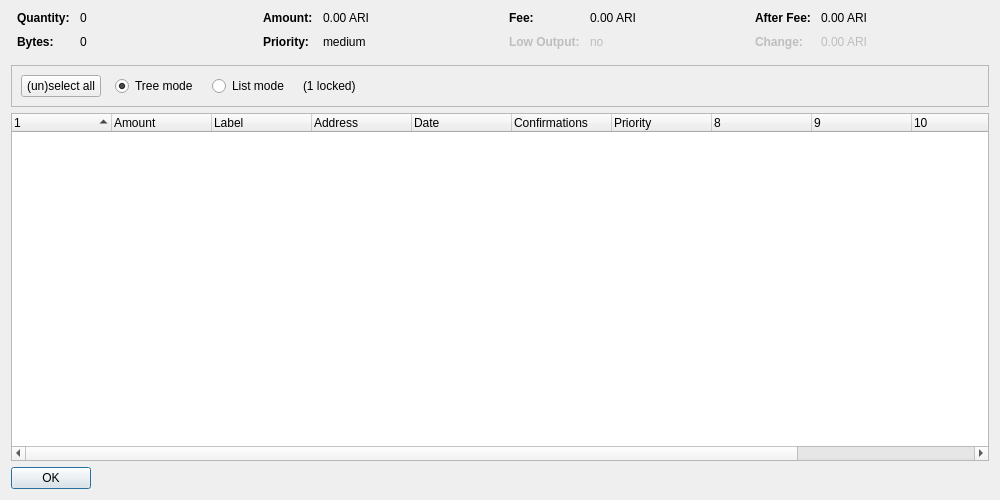
<?xml version="1.0" encoding="UTF-8"?>
<ui version="4.0">
 <class>CoinControlDialog</class>
 <widget class="QDialog" name="CoinControlDialog">
  <property name="geometry">
   <rect>
    <x>0</x>
    <y>0</y>
    <width>1000</width>
    <height>500</height>
   </rect>
  </property>
  <property name="windowTitle">
   <string>Coin Control Address Selection</string>
  </property>
  <layout class="QVBoxLayout" name="verticalLayout">
   <item>
    <layout class="QHBoxLayout" name="horizontalLayoutTop" stretch="0,0,0,0">
     <property name="topMargin">
      <number>0</number>
     </property>
     <property name="bottomMargin">
      <number>10</number>
     </property>
     <item>
      <layout class="QFormLayout" name="formLayoutCoinControl1">
       <property name="horizontalSpacing">
        <number>10</number>
       </property>
       <property name="verticalSpacing">
        <number>10</number>
       </property>
       <property name="leftMargin">
        <number>6</number>
       </property>
       <property name="rightMargin">
        <number>6</number>
       </property>
       <item row="0" column="0">
        <widget class="QLabel" name="labelCoinControlQuantityText">
         <property name="font">
          <font>
           <weight>75</weight>
           <bold>true</bold>
          </font>
         </property>
         <property name="text">
          <string>Quantity:</string>
         </property>
        </widget>
       </item>
       <item row="0" column="1">
        <widget class="QLabel" name="labelCoinControlQuantity">
         <property name="cursor">
          <cursorShape>IBeamCursor</cursorShape>
         </property>
         <property name="contextMenuPolicy">
          <enum>Qt::ActionsContextMenu</enum>
         </property>
         <property name="text">
          <string notr="true">0</string>
         </property>
         <property name="textInteractionFlags">
          <set>Qt::LinksAccessibleByMouse|Qt::TextSelectableByKeyboard|Qt::TextSelectableByMouse</set>
         </property>
        </widget>
       </item>
       <item row="1" column="0">
        <widget class="QLabel" name="labelCoinControlBytesText">
         <property name="font">
          <font>
           <weight>75</weight>
           <bold>true</bold>
          </font>
         </property>
         <property name="text">
          <string>Bytes:</string>
         </property>
        </widget>
       </item>
       <item row="1" column="1">
        <widget class="QLabel" name="labelCoinControlBytes">
         <property name="cursor">
          <cursorShape>IBeamCursor</cursorShape>
         </property>
         <property name="contextMenuPolicy">
          <enum>Qt::ActionsContextMenu</enum>
         </property>
         <property name="text">
          <string notr="true">0</string>
         </property>
         <property name="textInteractionFlags">
          <set>Qt::LinksAccessibleByMouse|Qt::TextSelectableByKeyboard|Qt::TextSelectableByMouse</set>
         </property>
        </widget>
       </item>
      </layout>
     </item>
     <item>
      <layout class="QFormLayout" name="formLayoutCoinControl2">
       <property name="horizontalSpacing">
        <number>10</number>
       </property>
       <property name="verticalSpacing">
        <number>10</number>
       </property>
       <property name="leftMargin">
        <number>6</number>
       </property>
       <property name="rightMargin">
        <number>6</number>
       </property>
       <item row="0" column="0">
        <widget class="QLabel" name="labelCoinControlAmountText">
         <property name="font">
          <font>
           <weight>75</weight>
           <bold>true</bold>
          </font>
         </property>
         <property name="text">
          <string>Amount:</string>
         </property>
        </widget>
       </item>
       <item row="0" column="1">
        <widget class="QLabel" name="labelCoinControlAmount">
         <property name="cursor">
          <cursorShape>IBeamCursor</cursorShape>
         </property>
         <property name="contextMenuPolicy">
          <enum>Qt::ActionsContextMenu</enum>
         </property>
         <property name="text">
          <string notr="true">0.00 ARI</string>
         </property>
         <property name="textInteractionFlags">
          <set>Qt::LinksAccessibleByMouse|Qt::TextSelectableByKeyboard|Qt::TextSelectableByMouse</set>
         </property>
        </widget>
       </item>
       <item row="1" column="0">
        <widget class="QLabel" name="labelCoinControlPriorityText">
         <property name="font">
          <font>
           <weight>75</weight>
           <bold>true</bold>
          </font>
         </property>
         <property name="text">
          <string>Priority:</string>
         </property>
        </widget>
       </item>
       <item row="1" column="1">
        <widget class="QLabel" name="labelCoinControlPriority">
         <property name="cursor">
          <cursorShape>IBeamCursor</cursorShape>
         </property>
         <property name="contextMenuPolicy">
          <enum>Qt::ActionsContextMenu</enum>
         </property>
         <property name="text">
          <string notr="true">medium</string>
         </property>
         <property name="textInteractionFlags">
          <set>Qt::LinksAccessibleByMouse|Qt::TextSelectableByKeyboard|Qt::TextSelectableByMouse</set>
         </property>
        </widget>
       </item>
      </layout>
     </item>
     <item>
      <layout class="QFormLayout" name="formLayoutCoinControl3">
       <property name="horizontalSpacing">
        <number>10</number>
       </property>
       <property name="verticalSpacing">
        <number>10</number>
       </property>
       <property name="leftMargin">
        <number>6</number>
       </property>
       <property name="rightMargin">
        <number>6</number>
       </property>
       <item row="0" column="0">
        <widget class="QLabel" name="labelCoinControlFeeText">
         <property name="font">
          <font>
           <weight>75</weight>
           <bold>true</bold>
          </font>
         </property>
         <property name="text">
          <string>Fee:</string>
         </property>
        </widget>
       </item>
       <item row="0" column="1">
        <widget class="QLabel" name="labelCoinControlFee">
         <property name="cursor">
          <cursorShape>IBeamCursor</cursorShape>
         </property>
         <property name="contextMenuPolicy">
          <enum>Qt::ActionsContextMenu</enum>
         </property>
         <property name="text">
          <string notr="true">0.00 ARI</string>
         </property>
         <property name="textInteractionFlags">
          <set>Qt::LinksAccessibleByMouse|Qt::TextSelectableByKeyboard|Qt::TextSelectableByMouse</set>
         </property>
        </widget>
       </item>
       <item row="1" column="0">
        <widget class="QLabel" name="labelCoinControlLowOutputText">
         <property name="enabled">
          <bool>false</bool>
         </property>
         <property name="font">
          <font>
           <weight>75</weight>
           <bold>true</bold>
          </font>
         </property>
         <property name="text">
          <string>Low Output:</string>
         </property>
        </widget>
       </item>
       <item row="1" column="1">
        <widget class="QLabel" name="labelCoinControlLowOutput">
         <property name="enabled">
          <bool>false</bool>
         </property>
         <property name="cursor">
          <cursorShape>IBeamCursor</cursorShape>
         </property>
         <property name="contextMenuPolicy">
          <enum>Qt::ActionsContextMenu</enum>
         </property>
         <property name="text">
          <string notr="true">no</string>
         </property>
         <property name="textInteractionFlags">
          <set>Qt::LinksAccessibleByMouse|Qt::TextSelectableByKeyboard|Qt::TextSelectableByMouse</set>
         </property>
        </widget>
       </item>
      </layout>
     </item>
     <item>
      <layout class="QFormLayout" name="formLayoutCoinControl4">
       <property name="horizontalSpacing">
        <number>10</number>
       </property>
       <property name="verticalSpacing">
        <number>10</number>
       </property>
       <property name="leftMargin">
        <number>6</number>
       </property>
       <property name="rightMargin">
        <number>6</number>
       </property>
       <item row="0" column="0">
        <widget class="QLabel" name="labelCoinControlAfterFeeText">
         <property name="font">
          <font>
           <weight>75</weight>
           <bold>true</bold>
          </font>
         </property>
         <property name="text">
          <string>After Fee:</string>
         </property>
        </widget>
       </item>
       <item row="0" column="1">
        <widget class="QLabel" name="labelCoinControlAfterFee">
         <property name="cursor">
          <cursorShape>IBeamCursor</cursorShape>
         </property>
         <property name="contextMenuPolicy">
          <enum>Qt::ActionsContextMenu</enum>
         </property>
         <property name="text">
          <string notr="true">0.00 ARI</string>
         </property>
         <property name="textInteractionFlags">
          <set>Qt::LinksAccessibleByMouse|Qt::TextSelectableByKeyboard|Qt::TextSelectableByMouse</set>
         </property>
        </widget>
       </item>
       <item row="1" column="0">
        <widget class="QLabel" name="labelCoinControlChangeText">
         <property name="enabled">
          <bool>false</bool>
         </property>
         <property name="font">
          <font>
           <weight>75</weight>
           <bold>true</bold>
          </font>
         </property>
         <property name="text">
          <string>Change:</string>
         </property>
        </widget>
       </item>
       <item row="1" column="1">
        <widget class="QLabel" name="labelCoinControlChange">
         <property name="enabled">
          <bool>false</bool>
         </property>
         <property name="cursor">
          <cursorShape>IBeamCursor</cursorShape>
         </property>
         <property name="contextMenuPolicy">
          <enum>Qt::ActionsContextMenu</enum>
         </property>
         <property name="text">
          <string notr="true">0.00 ARI</string>
         </property>
         <property name="textInteractionFlags">
          <set>Qt::LinksAccessibleByMouse|Qt::TextSelectableByKeyboard|Qt::TextSelectableByMouse</set>
         </property>
        </widget>
       </item>
      </layout>
     </item>
    </layout>
   </item>
   <item>
    <widget class="QFrame" name="frame">
     <property name="minimumSize">
      <size>
       <width>0</width>
       <height>40</height>
      </size>
     </property>
     <property name="frameShape">
      <enum>QFrame::StyledPanel</enum>
     </property>
     <property name="frameShadow">
      <enum>QFrame::Sunken</enum>
     </property>
     <layout class="QHBoxLayout" name="horizontalLayout">
      <item>
       <layout class="QHBoxLayout" name="horizontalLayoutPanel" stretch="0,0,0,0,0">
        <property name="spacing">
         <number>14</number>
        </property>
        <item>
         <widget class="QPushButton" name="pushButtonSelectAll">
          <property name="sizePolicy">
           <sizepolicy hsizetype="Maximum" vsizetype="Fixed">
            <horstretch>0</horstretch>
            <verstretch>0</verstretch>
           </sizepolicy>
          </property>
          <property name="text">
           <string>(un)select all</string>
          </property>
         </widget>
        </item>
        <item>
         <widget class="QRadioButton" name="radioTreeMode">
          <property name="sizePolicy">
           <sizepolicy hsizetype="Maximum" vsizetype="Fixed">
            <horstretch>0</horstretch>
            <verstretch>0</verstretch>
           </sizepolicy>
          </property>
          <property name="text">
           <string>Tree mode</string>
          </property>
          <property name="checked">
           <bool>true</bool>
          </property>
         </widget>
        </item>
        <item>
         <widget class="QRadioButton" name="radioListMode">
          <property name="sizePolicy">
           <sizepolicy hsizetype="Maximum" vsizetype="Fixed">
            <horstretch>0</horstretch>
            <verstretch>0</verstretch>
           </sizepolicy>
          </property>
          <property name="text">
           <string>List mode</string>
          </property>
         </widget>
        </item>
        <item>
         <widget class="QLabel" name="labelLocked">
          <property name="text">
           <string notr="true">(1 locked)</string>
          </property>
         </widget>
        </item>
        <item>
         <spacer name="horizontalSpacer">
          <property name="orientation">
           <enum>Qt::Horizontal</enum>
          </property>
          <property name="sizeHint" stdset="0">
           <size>
            <width>40</width>
            <height>20</height>
           </size>
          </property>
         </spacer>
        </item>
       </layout>
      </item>
     </layout>
    </widget>
   </item>
   <item>
    <widget class="CoinControlTreeWidget" name="treeWidget">
     <property name="contextMenuPolicy">
      <enum>Qt::CustomContextMenu</enum>
     </property>
     <property name="sortingEnabled">
      <bool>false</bool>
     </property>
     <property name="columnCount">
      <number>12</number>
     </property>
     <attribute name="headerShowSortIndicator" stdset="0">
      <bool>true</bool>
     </attribute>
     <attribute name="headerStretchLastSection">
      <bool>false</bool>
     </attribute>
     <column>
      <property name="text">
       <string/>
      </property>
     </column>
     <column>
      <property name="text">
       <string>Amount</string>
      </property>
     </column>
     <column>
      <property name="text">
       <string>Label</string>
      </property>
     </column>
     <column>
      <property name="text">
       <string>Address</string>
      </property>
     </column>
     <column>
      <property name="text">
       <string>Date</string>
      </property>
     </column>
     <column>
      <property name="text">
       <string>Confirmations</string>
      </property>
      <property name="toolTip">
       <string>Confirmed</string>
      </property>
     </column>
     <column>
      <property name="text">
       <string>Priority</string>
      </property>
     </column>
     <column>
      <property name="text">
       <string/>
      </property>
     </column>
     <column>
      <property name="text">
       <string/>
      </property>
     </column>
     <column>
      <property name="text">
       <string/>
      </property>
     </column>
     <column>
      <property name="text">
       <string/>
      </property>
     </column>
     <column>
      <property name="text">
       <string/>
      </property>
     </column>
    </widget>
   </item>
   <item>
    <widget class="QDialogButtonBox" name="buttonBox">
     <property name="sizePolicy">
      <sizepolicy hsizetype="Maximum" vsizetype="Fixed">
       <horstretch>0</horstretch>
       <verstretch>0</verstretch>
      </sizepolicy>
     </property>
     <property name="orientation">
      <enum>Qt::Horizontal</enum>
     </property>
     <property name="standardButtons">
      <set>QDialogButtonBox::Ok</set>
     </property>
    </widget>
   </item>
  </layout>
 </widget>
 <customwidgets>
  <customwidget>
   <class>CoinControlTreeWidget</class>
   <extends>QTreeWidget</extends>
   <header>coincontroltreewidget.h</header>
  </customwidget>
 </customwidgets>
 <resources/>
 <connections/>
</ui>
